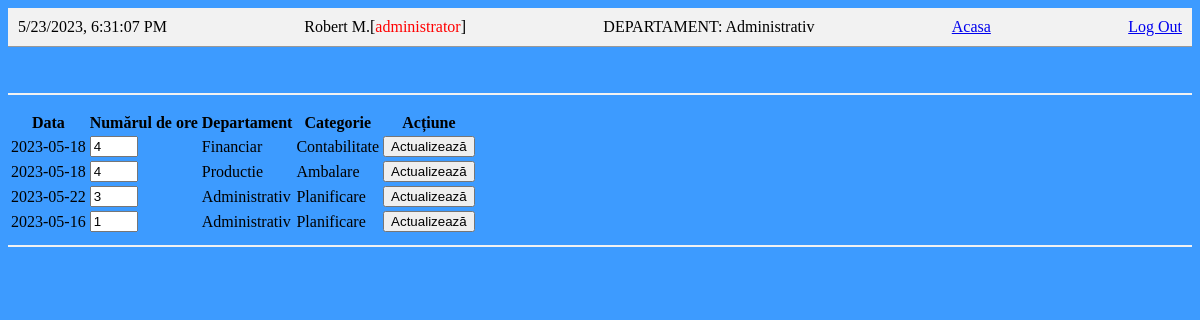
/User/logOreSaptamanal.php (signed in), run on the app's committed database.
### tables this page shows
CREATE TABLE `users` (
  `id` int(11) NOT NULL,
  `name` varchar(255) NOT NULL,
  `email` varchar(255) NOT NULL,
  `password` varchar(255) NOT NULL,
  `role` varchar(255) DEFAULT 'user',
  `department_id` int(11) NOT NULL,
  `phone_number` varchar(15) DEFAULT NULL,
  `is_active` tinyint(1) NOT NULL DEFAULT '0'
);

CREATE TABLE `departments` (
  `id` int(11) NOT NULL,
  `name` varchar(255) NOT NULL
);

CREATE TABLE `hoursWorked` (
  `id` int(11) NOT NULL,
  `user_id` int(11) DEFAULT NULL,
  `departament_id` int(11) DEFAULT NULL,
  `categorie_id` int(11) DEFAULT NULL,
  `data` date NOT NULL,
  `numar_ore` int(11) NOT NULL
);

CREATE TABLE `categories` (
  `id` int(11) NOT NULL,
  `nume_activitate` varchar(255) NOT NULL,
  `departament_id` int(11) DEFAULT NULL
);

### User/logOreSaptamanal.php (the view, shortened to what this page needs)
<?php
require_once '../inc/db.inc.php';
$email = $_SESSION['email'];
$query = "SELECT role FROM users WHERE Email = '$email'";
$result = mysqli_query($conn, $query);
if ($result && mysqli_num_rows($result) == 1) {
  $row = mysqli_fetch_assoc($result);
  $role = $row['role'];
}
$query = "SELECT department_id FROM users WHERE Email = '$email'";
$result = mysqli_query($conn, $query);
if ($result && mysqli_num_rows($result) == 1) {
  $row = mysqli_fetch_assoc($result);
  $department_id = $row['department_id'];
  $query = "SELECT name FROM departments WHERE id = $department_id";
  $result = mysqli_query($conn, $query);
  if ($result && mysqli_num_rows($result) == 1) {
    $row = mysqli_fetch_assoc($result);
    $department_name = $row['name'];
  } else {
    header("Location: StartSeite.php");
    exit();
  }
} else {
  header("Location: StartSeite.php");
  exit();
}
$department = $department_name;
$query = "SELECT name FROM users WHERE Email = '$email'";
$result = mysqli_query($conn, $query);
if ($result && mysqli_num_rows($result) == 1) {
  $row = mysqli_fetch_assoc($result);
  $nume = $row['name'];
} else {
  $nume = "Nedefinit";
}
$query = "SELECT id FROM users WHERE Email = '$email'";
$result = mysqli_query($conn, $query);
if ($result && mysqli_num_rows($result) == 1) {
  $row = mysqli_fetch_assoc($result);
  $user_id = $row['id'];
}
$start_date = date("Y-m-d", strtotime("-1 week"));
$end_date = date("Y-m-d");
?>
<!DOCTYPE html>
<html>
<head>
	<link rel="stylesheet" type="text/css" href="../style/styleHomeUser.css">
</head>
<body>
<div class="header">
  <div id="clock"></div>
  <div>
    <?php
      if ($role === 'user') {
        echo $nume . '[<span style="color: green;">' . $role . '</span>]';
      } else {
        echo $nume . '[<span style="color: red;">' . $role . '</span>]';
      }
    ?>
  </div>
  <div><?php echo "DEPARTAMENT: ".$department ;?></div>
  <div><a href="../HomeUser.php" target="_self">Acasa</a></div>
  <div><a href="../inc/logout.php" target="_self">Log Out</a></div>
</div>
<br>
<br>
<div class="line"></div>
<div class="form-container">
  <table>
    <tr>
      <th>Data</th>
      <th>Numărul de ore</th>
      <th>Departament</th>
      <th>Categorie</th>
      <th>Acțiune</th>
    </tr>
    <?php
    $query = "SELECT hoursWorked.id, hoursWorked.data, hoursWorked.numar_ore, departments.name as department_name, Categories.nume_activitate as category_name FROM hoursWorked
    INNER JOIN departments ON hoursWorked.departament_id = departments.id
    INNER JOIN Categories ON hoursWorked.categorie_id = Categories.id
    WHERE user_id = $user_id AND data BETWEEN '$start_date' AND '$end_date'";
$result = mysqli_query($conn, $query);
if($result) {
while($row = mysqli_fetch_assoc($result)) {
echo '<tr>';
echo '<form action="LogOreSaptamanal.php" method="POST">';
echo '<td>' . $row['data'] . '</td>';
echo '<td><input type="number" id="numar_ore" name="numar_ore" min="1" max="8" value="' . $row['numar_ore'] . '" required></td>';
echo '<td>' . $row['department_name'] . '</td>';
echo '<td>' . $row['category_name'] . '</td>';
echo '<td><input type="hidden" id="id" name="id" value="' . $row['id'] . '"><input type="submit" value="Actualizează" name="submit"></td>';
echo '</form>';
echo '</tr>';
}
} else {
echo "Error: " . $query . "<br>" . mysqli_error($conn);
}
    ?>
  </table>
</div>
<div class="line"></div>
</body>
</html>

### style/styleHomeUser.css (style rules this page uses)
body { background-color: #3d9bff; }
.header { display: flex; justify-content: space-between; align-items: center; padding: 10px; background-color: #f2f2f2; border-bottom: 1px solid #999; }
.line { height: 2px; background-color: #f2f2f2; margin-top: 10px; margin-bottom: 10px; }

### data on the page
users: name "Robert M.", role "administrator"
departments: name "Administrativ"
hoursworked: data "2023-05-18", numar_ore "4", departament.name "Financiar", categorie.nume_activitate "Contabilitate"
hoursworked: data "2023-05-18", numar_ore "4", departament.name "Productie", categorie.nume_activitate "Ambalare"
hoursworked: data "2023-05-22", numar_ore "3", departament.name "Administrativ", categorie.nume_activitate "Planificare"
hoursworked: data "2023-05-16", numar_ore "1", departament.name "Administrativ", categorie.nume_activitate "Planificare"
